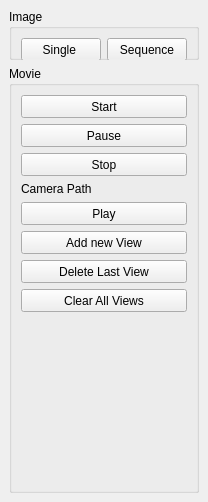
  <widget class="QDockWidget" name="dockWidget_Recorder" >
   <property name="geometry" >
    <rect>
     <x>1009</x>
     <y>22</y>
     <width>194</width>
     <height>502</height>
    </rect>
   </property>
   <property name="windowTitle" >
    <string>Recorder</string>
   </property>
   <attribute name="dockWidgetArea" >
    <number>2</number>
   </attribute>
   <widget class="QWidget" name="dockWidgetContents_4" >
    <property name="geometry" >
     <rect>
      <x>0</x>
      <y>22</y>
      <width>194</width>
      <height>480</height>
     </rect>
    </property>
    <layout class="QVBoxLayout" name="verticalLayout" >
     <property name="spacing" >
      <number>6</number>
     </property>
     <property name="margin" >
      <number>9</number>
     </property>
     <item>
      <widget class="QGroupBox" name="groupBox" >
       <property name="minimumSize" >
        <size>
         <width>0</width>
         <height>51</height>
        </size>
       </property>
       <property name="maximumSize" >
        <size>
         <width>16777215</width>
         <height>51</height>
        </size>
       </property>
       <property name="title" >
        <string>Image</string>
       </property>
       <property name="flat" >
        <bool>false</bool>
       </property>
       <layout class="QHBoxLayout" name="horizontalLayout_3" >
        <property name="spacing" >
         <number>6</number>
        </property>
        <property name="margin" >
         <number>9</number>
        </property>
        <item>
         <widget class="QPushButton" name="pushButton_5" >
          <property name="minimumSize" >
           <size>
            <width>0</width>
            <height>23</height>
           </size>
          </property>
          <property name="text" >
           <string>Single </string>
          </property>
         </widget>
        </item>
        <item>
         <widget class="QPushButton" name="pushButton_6" >
          <property name="minimumSize" >
           <size>
            <width>0</width>
            <height>23</height>
           </size>
          </property>
          <property name="text" >
           <string>Sequence</string>
          </property>
         </widget>
        </item>
       </layout>
      </widget>
     </item>
     <item>
      <widget class="QGroupBox" name="groupBox_2" >
       <property name="minimumSize" >
        <size>
         <width>0</width>
         <height>0</height>
        </size>
       </property>
       <property name="title" >
        <string>Movie</string>
       </property>
       <layout class="QVBoxLayout" name="verticalLayout_3" >
        <property name="spacing" >
         <number>6</number>
        </property>
        <property name="margin" >
         <number>9</number>
        </property>
        <item>
         <widget class="QPushButton" name="pushButton_7" >
          <property name="minimumSize" >
           <size>
            <width>0</width>
            <height>23</height>
           </size>
          </property>
          <property name="text" >
           <string>Start</string>
          </property>
         </widget>
        </item>
        <item>
         <widget class="QPushButton" name="pushButton_9" >
          <property name="minimumSize" >
           <size>
            <width>0</width>
            <height>23</height>
           </size>
          </property>
          <property name="text" >
           <string>Pause</string>
          </property>
         </widget>
        </item>
        <item>
         <widget class="QPushButton" name="pushButton_8" >
          <property name="minimumSize" >
           <size>
            <width>0</width>
            <height>23</height>
           </size>
          </property>
          <property name="text" >
           <string>Stop</string>
          </property>
         </widget>
        </item>
        <item>
         <widget class="QLabel" name="label" >
          <property name="text" >
           <string>Camera Path</string>
          </property>
         </widget>
        </item>
        <item>
         <widget class="QPushButton" name="pushButton_10" >
          <property name="minimumSize" >
           <size>
            <width>0</width>
            <height>23</height>
           </size>
          </property>
          <property name="text" >
           <string>Play</string>
          </property>
         </widget>
        </item>
        <item>
         <widget class="QPushButton" name="pushButton_11" >
          <property name="minimumSize" >
           <size>
            <width>0</width>
            <height>23</height>
           </size>
          </property>
          <property name="text" >
           <string>Add new View</string>
          </property>
         </widget>
        </item>
        <item>
         <widget class="QPushButton" name="pushButton_12" >
          <property name="minimumSize" >
           <size>
            <width>0</width>
            <height>23</height>
           </size>
          </property>
          <property name="text" >
           <string>Delete Last View</string>
          </property>
         </widget>
        </item>
        <item>
         <widget class="QPushButton" name="pushButton_13" >
          <property name="minimumSize" >
           <size>
            <width>0</width>
            <height>23</height>
           </size>
          </property>
          <property name="text" >
           <string>Clear All Views</string>
          </property>
         </widget>
        </item>
        <item>
         <spacer name="verticalSpacer" >
          <property name="orientation" >
           <enum>Qt::Vertical</enum>
          </property>
          <property name="sizeHint" stdset="0" >
           <size>
            <width>20</width>
            <height>40</height>
           </size>
          </property>
         </spacer>
        </item>
       </layout>
      </widget>
     </item>
    </layout>
   </widget>
  </widget>
